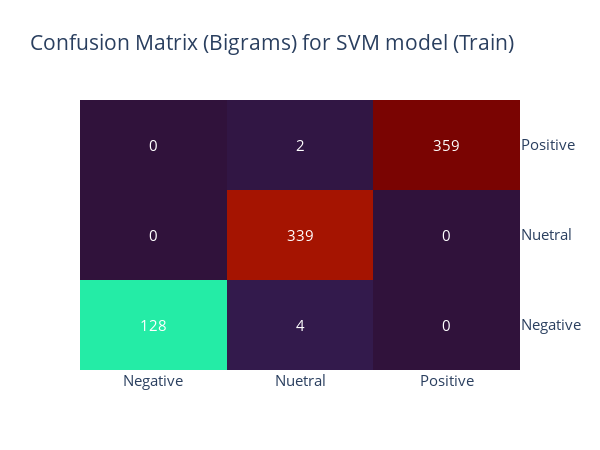

This figure's notebook cell:
### Code cell
cm = confusion_matrix(y_train_BI, y_pred_BI_train)

fig = ff.create_annotated_heatmap(cm, x=labels, y=labels, colorscale='Turbo')

fig.update_layout(font=dict(size=15))
fig.update_xaxes(side="bottom")
fig.update_yaxes(side="right")
fig.update_layout(width=600, height=450)
fig.update_layout(title_text="Confusion Matrix (Bigrams) for SVM model (Train)")

fig.show()

### Figure 1 — Plotly figure (JSON) as saved in the notebook; plotly's stock layout.template omitted (floating-point values rounded to 4 significant figures)
{"data": [{"colorscale": [[0, "#30123b"], [0.07143, "#4145ab"], [0.1429, "#4675ed"], [0.2143, "#39a2fc"], [0.2857, "#1bcfd4"], [0.3571, "#24eca6"], [0.4286, "#61fc6c"], [0.5, "#a4fc3b"], [0.5714, "#d1e834"], [0.6429, "#f3c63a"], [0.7143, "#fe9b2d"], [0.7857, "#f36315"], [0.8571, "#d93806"], [0.9286, "#b11901"], [1, "#7a0402"]], "reversescale": false, "showscale": false, "type": "heatmap", "x": ["Negative", "Nuetral", "Positive"], "y": ["Negative", "Nuetral", "Positive"], "z": [[128, 4, 0], [0, 339, 0], [0, 2, 359]]}], "layout": {"annotations": [{"font": {"color": "#FFFFFF"}, "showarrow": false, "text": "128", "x": "Negative", "xref": "x", "y": "Negative", "yref": "y"}, {"font": {"color": "#FFFFFF"}, "showarrow": false, "text": "4", "x": "Nuetral", "xref": "x", "y": "Negative", "yref": "y"}, {"font": {"color": "#FFFFFF"}, "showarrow": false, "text": "0", "x": "Positive", "xref": "x", "y": "Negative", "yref": "y"}, {"font": {"color": "#FFFFFF"}, "showarrow": false, "text": "0", "x": "Negative", "xref": "x", "y": "Nuetral", "yref": "y"}, {"font": {"color": "#FFFFFF"}, "showarrow": false, "text": "339", "x": "Nuetral", "xref": "x", "y": "Nuetral", "yref": "y"}, {"font": {"color": "#FFFFFF"}, "showarrow": false, "text": "0", "x": "Positive", "xref": "x", "y": "Nuetral", "yref": "y"}, {"font": {"color": "#FFFFFF"}, "showarrow": false, "text": "0", "x": "Negative", "xref": "x", "y": "Positive", "yref": "y"}, {"font": {"color": "#FFFFFF"}, "showarrow": false, "text": "2", "x": "Nuetral", "xref": "x", "y": "Positive", "yref": "y"}, {"font": {"color": "#FFFFFF"}, "showarrow": false, "text": "359", "x": "Positive", "xref": "x", "y": "Positive", "yref": "y"}], "font": {"size": 15}, "height": 450, "title": {"text": "Confusion Matrix (Bigrams) for SVM model (Train)"}, "width": 600, "xaxis": {"dtick": 1, "gridcolor": "rgb(0, 0, 0)", "side": "bottom", "ticks": ""}, "yaxis": {"dtick": 1, "side": "right", "ticks": "", "ticksuffix": "  "}}}
